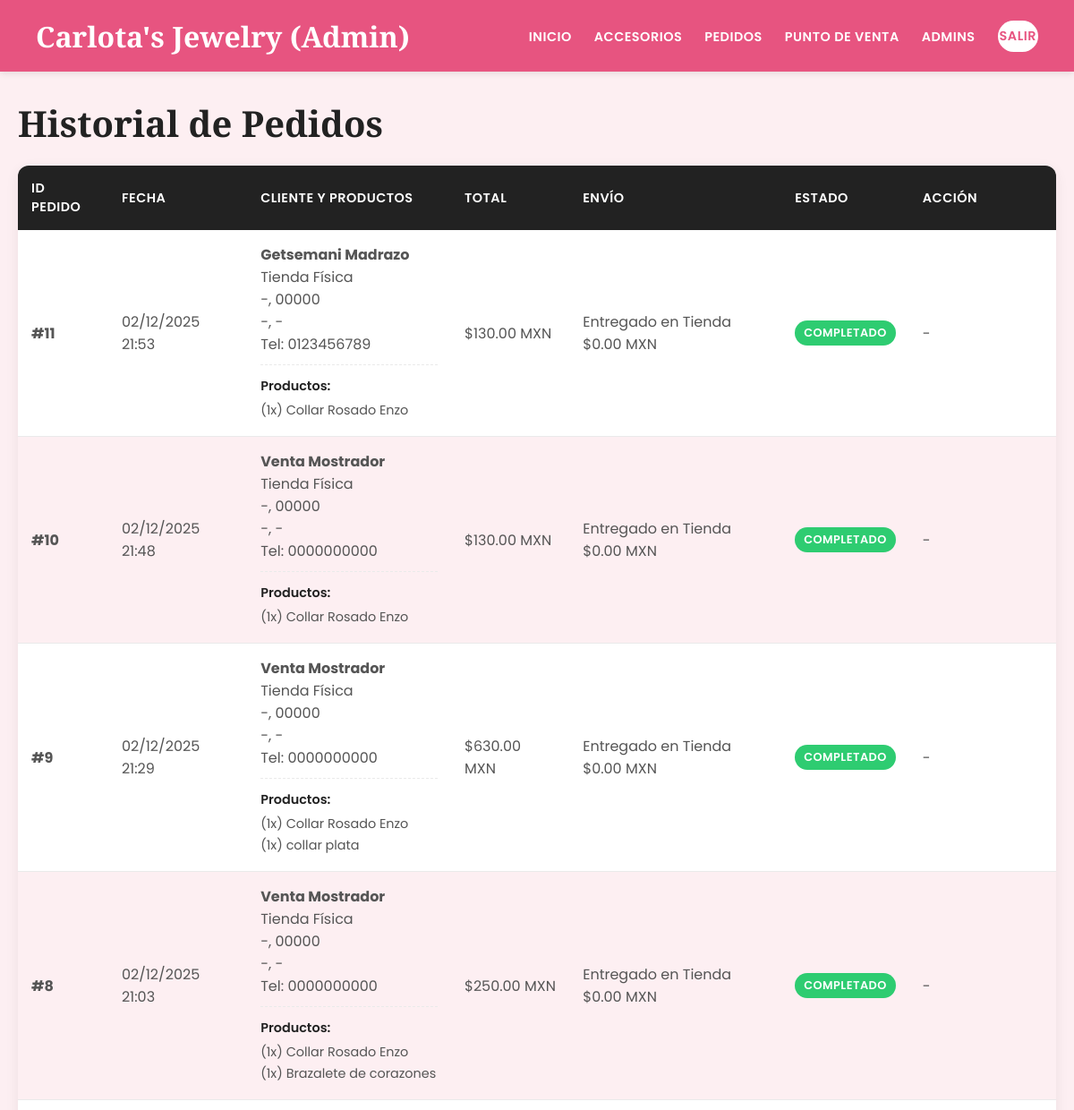
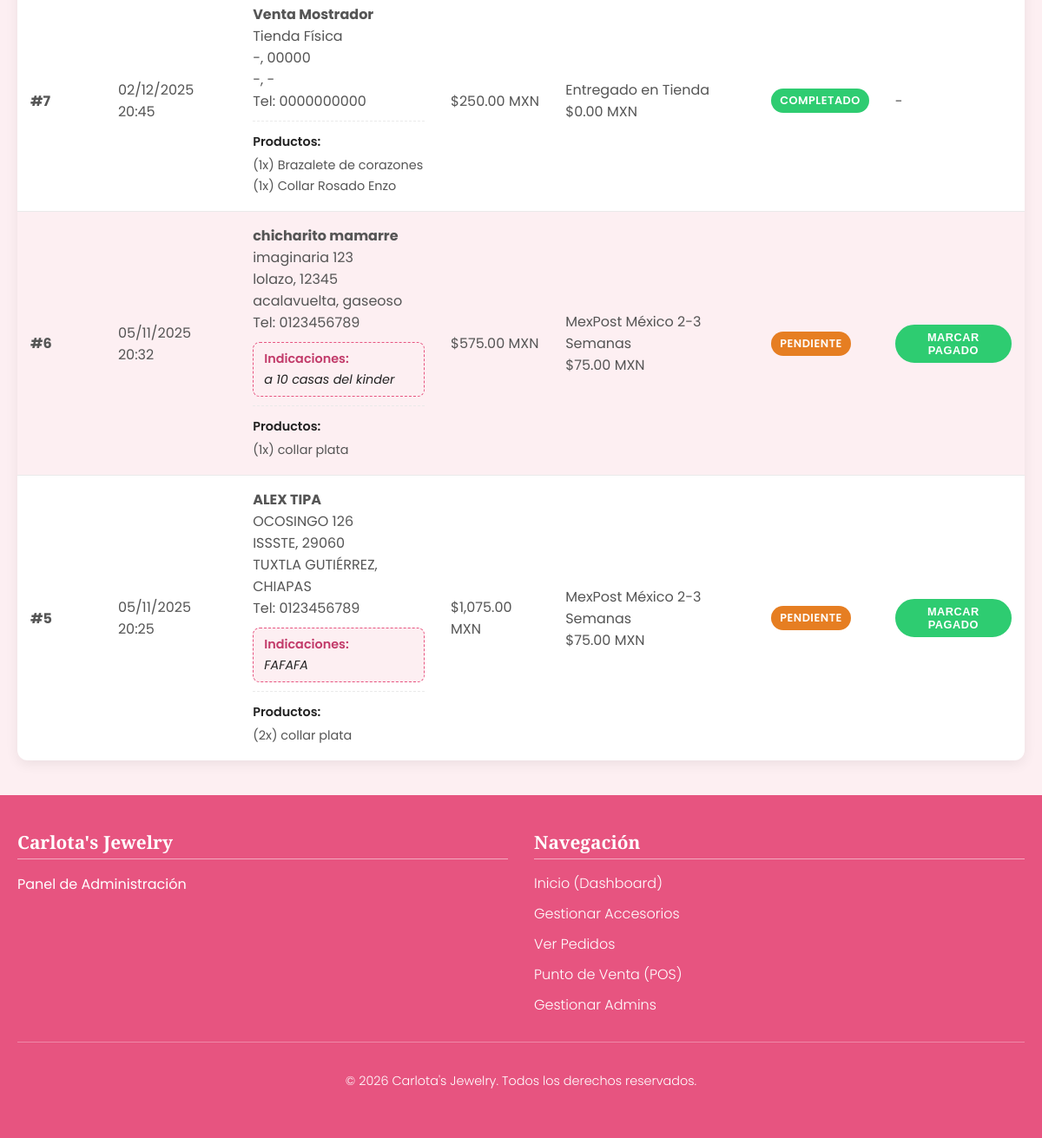
Page /admin/pedidos.php (signed in) on the committed database (2 pictures, top to bottom).
### tables this page shows
CREATE TABLE `pedidos` (
  `id_pedido` int(11) NOT NULL,
  `id_usuario` int(11) NOT NULL,
  `fecha_pedido` timestamp NOT NULL DEFAULT current_timestamp(),
  `estado_pedido` enum('pendiente','en proceso de envio','completado') NOT NULL DEFAULT 'pendiente',
  `total` decimal(10,2) NOT NULL,
  `envio_nombre` varchar(100) NOT NULL,
  `envio_apellido` varchar(100) NOT NULL,
  `envio_direccion` varchar(255) NOT NULL,
  `envio_colonia` varchar(100) NOT NULL,
  `envio_cp` varchar(10) NOT NULL,
  `envio_num_interior` varchar(50) DEFAULT NULL,
  `envio_estado` varchar(100) NOT NULL,
  `envio_municipio` varchar(100) NOT NULL,
  `envio_telefono` varchar(20) NOT NULL,
  `envio_indicaciones` text DEFAULT NULL,
  `envio_tipo` varchar(100) NOT NULL,
  `envio_costo` decimal(10,2) NOT NULL
);

CREATE TABLE `detalle_pedidos` (
  `id_detalle` int(11) NOT NULL,
  `id_pedido` int(11) NOT NULL,
  `id_accesorio` int(11) NOT NULL,
  `cantidad` int(11) NOT NULL,
  `precio_unitario` decimal(10,2) NOT NULL
);

CREATE TABLE `accesorios` (
  `id_accesorio` int(11) NOT NULL,
  `id_categoria` int(11) NOT NULL,
  `codigo_barras` varchar(50) DEFAULT NULL,
  `nombre` varchar(150) NOT NULL,
  `descripcion` text DEFAULT NULL,
  `precio` decimal(10,2) NOT NULL,
  `imagen_url` varchar(255) NOT NULL,
  `stock` int(11) NOT NULL DEFAULT 0,
  `visible` tinyint(1) NOT NULL DEFAULT 1,
  `fecha_creacion` timestamp NOT NULL DEFAULT current_timestamp()
);

### admin/pedidos.php (the view, shortened to what this page needs)
<?php
require '../includes/db_conexion.php';
require '../includes/header_admin.php';
try {
    $sql = "SELECT * FROM pedidos ORDER BY fecha_pedido DESC";
    $stmt = $pdo->query($sql);
    $pedidos = $stmt->fetchAll();
    $sql_detalles = "SELECT dp.id_pedido, dp.cantidad, a.nombre
                     FROM detalle_pedidos dp
                     JOIN accesorios a ON dp.id_accesorio = a.id_accesorio";
    $stmt_detalles = $pdo->query($sql_detalles);
    $todos_los_detalles = $stmt_detalles->fetchAll();
    $detalles_agrupados = [];
    foreach ($todos_los_detalles as $detalle) {
        $detalles_agrupados[ $detalle['id_pedido'] ][] = $detalle;
    }
} catch (PDOException $e) {
    $error = "Error al cargar los pedidos: " . $e->getMessage();
    $pedidos = [];
    $detalles_agrupados = [];
}
?>
<div class="admin-header">
    <h1 class="admin-titulo">Historial de Pedidos</h1>
</div>
<div class="tabla-responsiva-contenedor">
    <table class="tabla-responsiva tabla-pedidos">
        <thead>
            <tr>
                <th>ID Pedido</th>
                <th>Fecha</th>
                <th>Cliente y Productos</th>
                <th>Total</th>
                <th>Envío</th>
                <th>Estado</th>
                <th>Acción</th>
            </tr>
        </thead>
        <tbody>
            <?php if (empty($pedidos)): ?>
                <tr>
                    <td colspan="7" style="text-align:center; padding: 20px;">
                        No hay pedidos registrados todavía.
                    </td>
                </tr>
            <?php else: ?>
                <?php foreach ($pedidos as $pedido): ?>
                    <tr>
                        <td data-label="ID Pedido:">
                            <strong>#<?php echo $pedido['id_pedido']; ?></strong>
                        </td>
                        <td data-label="Fecha:">
                            <?php echo date('d/m/Y H:i', strtotime($pedido['fecha_pedido'])); ?>
                        </td>
                        <td data-label="Cliente y Productos:">
                            <strong><?php echo htmlspecialchars($pedido['envio_nombre'] . ' ' . $pedido['envio_apellido']); ?></strong>
                            <br><?php echo htmlspecialchars($pedido['envio_direccion']); ?>
                            <br><?php echo htmlspecialchars($pedido['envio_colonia']); ?>, <?php echo htmlspecialchars($pedido['envio_cp']); ?>
                            <br><?php echo htmlspecialchars($pedido['envio_municipio']); ?>, <?php echo htmlspecialchars($pedido['envio_estado']); ?>
                            <br>Tel: <?php echo htmlspecialchars($pedido['envio_telefono']); ?>
                            <?php if (!empty($pedido['envio_indicaciones'])): ?>
                                <div class="pedido-indicaciones">
                                    <strong>Indicaciones:</strong>
                                    <?php echo htmlspecialchars($pedido['envio_indicaciones']); ?>
                                </div>
                            <?php endif; ?>
                            <hr class="pedido-detalle-separador">
                            <strong class="pedido-detalle-titulo">Productos:</strong>
                            <ul class="pedido-detalle-lista">
                                <?php
                                if (isset($detalles_agrupados[$pedido['id_pedido']])):
                                    foreach ($detalles_agrupados[$pedido['id_pedido']] as $detalle):
                                ?>
                                    <li>
                                        (<?php echo $detalle['cantidad']; ?>x)
                                        <?php echo htmlspecialchars($detalle['nombre']); ?>
                                    </li>
                                <?php
                                    endforeach;
                                else:
                                    echo '<li>Error: No se encontraron productos.</li>';
                                endif;
                                ?>
                            </ul>
                        </td>
                        <td data-label="Total:">
                            $<?php echo number_format($pedido['total'], 2); ?> MXN
                        </td>
                        <td data-label="Envío:">
                            <?php echo htmlspecialchars($pedido['envio_tipo']); ?>
                            <br>$<?php echo number_format($pedido['envio_costo'], 2); ?> MXN
                        </td>
                        <td data-label="Estado:">
                            <span class="estado-pedido estado-<?php echo str_replace(' ', '-', $pedido['estado_pedido']); ?>">
                                <?php echo htmlspecialchars(ucfirst(str_replace('_', ' ', $pedido['estado_pedido']))); ?>
                            </span>
                        </td>
                        <td data-label="Acción:">
                            <?php if ($pedido['estado_pedido'] == 'pendiente'): ?>
                                <form action="actualizar_pedido.php" method="POST" style="display: inline;">
                                    <button type="submit" class="btn btn-accion-pagado">
                                        Marcar Pagado
                                    </button>
                                </form>
                            <?php else: ?>
                                <span>-</span>
                            <?php endif; ?>
                        </td>
                    </tr>
                <?php endforeach; ?>
            <?php endif; ?>
        </tbody>
    </table>
</div>
<?php
require '../includes/footer_admin.php';
?>

### assets/css/style.css (style rules this page uses)
:root { --color-rosa-principal: #E75480; --color-rosa-acento: #C23B6A; --color-rosa-claro: #FDEFF2; --color-blanco: #FFFFFF; --color-texto-principal: #222222; --color-texto-secundario: #555555; --color-borde: #EAEAEA; --font-principal: 'Poppins', sans-serif; --font-titulos: 'Playfair Display', serif; --navbar-height: 80px; --navbar-height-mobile: 70px; }
html { max-width: 100%; overflow-x: hidden; box-sizing: border-box; }
*, *:before, *:after { box-sizing: inherit; }
body { font-family: var(--font-principal); font-weight: 400; margin: 0; padding-top: var(--navbar-height); background-color: var(--color-rosa-claro); color: var(--color-texto-secundario); -webkit-font-smoothing: antialiased; max-width: 100%; overflow-x: hidden; }
.btn { padding: 10px 22px; border-radius: 50px; text-decoration: none; display: inline-block; cursor: pointer; font-size: 0.9rem; font-weight: 600; text-transform: uppercase; letter-spacing: 1px; transition: all 0.3s ease; border: 2px solid transparent; }
.admin-header { display: flex; justify-content: space-between; align-items: center; flex-wrap: wrap; gap: 20px; margin-bottom: 20px; }
.admin-titulo { font-family: var(--font-titulos); font-size: 2.5rem; color: var(--color-texto-principal); margin: 0; }
.tabla-responsiva-contenedor { width: 100%; overflow-x: auto; background: var(--color-blanco); border-radius: 12px; box-shadow: 0 4px 15px rgba(0, 0, 0, 0.07); }
.tabla-responsiva { width: 100%; border-collapse: collapse; }
.tabla-responsiva thead { background-color: var(--color-texto-principal); }
.tabla-responsiva th { color: var(--color-blanco); font-weight: 600; padding: 15px; text-align: left; font-size: 0.9rem; text-transform: uppercase; letter-spacing: 0.5px; }
.tabla-responsiva tbody tr { border-bottom: 1px solid var(--color-borde); transition: background-color 0.3s ease; }
.tabla-responsiva tbody tr:nth-child(even) { background-color: var(--color-rosa-claro); }
.tabla-responsiva tbody tr:last-child { border-bottom: none; }
.tabla-responsiva td { padding: 15px; vertical-align: middle; color: var(--color-texto-secundario); }
.estado-pedido { display: inline-block; padding: 5px 10px; border-radius: 50px; font-weight: 600; font-size: 0.8rem; text-transform: uppercase; color: var(--color-blanco); letter-spacing: 0.5px; }
.estado-pendiente { background-color: #e67e22; }
.estado-completado { background-color: #2ecc71; }
.btn-accion-pagado, .btn-accion-completar { padding: 5px 10px; font-size: 0.8rem; letter-spacing: 0.5px; background-color: #2ecc71; color: white; border: 2px solid #2ecc71; }
.pedido-detalle-separador { border: 0; border-top: 1px dashed var(--color-borde); margin: 10px 0; }
.pedido-detalle-titulo { font-weight: 600; color: var(--color-texto-principal); font-size: 0.9rem; }
.pedido-detalle-lista { list-style: none; padding-left: 0; margin: 5px 0 0 0; font-size: 0.9rem; }
.pedido-detalle-lista li { margin-bottom: 3px; color: var(--color-texto-secundario); }
.pedido-indicaciones { font-size: 0.9rem; font-style: italic; color: var(--color-texto-principal); background-color: var(--color-rosa-claro); border: 1px dashed var(--color-rosa-principal); border-radius: 8px; padding: 8px 12px; margin-top: 10px; }
.pedido-indicaciones strong { font-style: normal; font-weight: 600; color: var(--color-rosa-acento); display: block; margin-bottom: 3px; }

### rows in the picture
pedidos: id_pedido "11", fecha_pedido "02/12/2025 21:53", envio_nombre+envio_apellido "Getsemani Madrazo", envio_direccion "Tienda Física", envio_colonia "-", envio_cp "00000", envio_municipio "-", envio_estado "-", envio_telefono "0123456789", total "130.00", envio_tipo "Entregado en Tienda", envio_costo "0.00", estado_pedido "COMPLETADO"
detalle_pedidos: cantidad "1", id_accesorio.nombre "Collar Rosado Enzo"
pedidos: id_pedido "10", fecha_pedido "02/12/2025 21:48", envio_nombre+envio_apellido "Venta Mostrador", envio_direccion "Tienda Física", envio_colonia "-", envio_cp "00000", envio_municipio "-", envio_estado "-", envio_telefono "0000000000", total "130.00", envio_tipo "Entregado en Tienda", envio_costo "0.00", estado_pedido "COMPLETADO"
detalle_pedidos: cantidad "1", id_accesorio.nombre "Collar Rosado Enzo"
pedidos: id_pedido "9", fecha_pedido "02/12/2025 21:29", envio_nombre+envio_apellido "Venta Mostrador", envio_direccion "Tienda Física", envio_colonia "-", envio_cp "00000", envio_municipio "-", envio_estado "-", envio_telefono "0000000000", total "630.00", envio_tipo "Entregado en Tienda", envio_costo "0.00", estado_pedido "COMPLETADO"
detalle_pedidos: cantidad "1", id_accesorio.nombre "Collar Rosado Enzo"
detalle_pedidos: cantidad "1", id_accesorio.nombre "collar plata"
pedidos: id_pedido "8", fecha_pedido "02/12/2025 21:03", envio_nombre+envio_apellido "Venta Mostrador", envio_direccion "Tienda Física", envio_colonia "-", envio_cp "00000", envio_municipio "-", envio_estado "-", envio_telefono "0000000000", total "250.00", envio_tipo "Entregado en Tienda", envio_costo "0.00", estado_pedido "COMPLETADO"
detalle_pedidos: cantidad "1", id_accesorio.nombre "Collar Rosado Enzo"
detalle_pedidos: cantidad "1", id_accesorio.nombre "Brazalete de corazones"
pedidos: id_pedido "7", fecha_pedido "02/12/2025 20:45", envio_nombre+envio_apellido "Venta Mostrador", envio_direccion "Tienda Física", envio_colonia "-", envio_cp "00000", envio_municipio "-", envio_estado "-", envio_telefono "0000000000", total "250.00", envio_tipo "Entregado en Tienda", envio_costo "0.00", estado_pedido "COMPLETADO"
detalle_pedidos: cantidad "1", id_accesorio.nombre "Brazalete de corazones"
detalle_pedidos: cantidad "1", id_accesorio.nombre "Collar Rosado Enzo"
pedidos: id_pedido "6", fecha_pedido "05/11/2025 20:32", envio_nombre+envio_apellido "chicharito mamarre", envio_direccion "imaginaria 123", envio_colonia "lolazo", envio_cp "12345", envio_municipio "acalavuelta", envio_estado "gaseoso", envio_telefono "0123456789", envio_indicaciones "a 10 casas del kinder", total "575.00", envio_tipo "MexPost México 2-3 Semanas", envio_costo "75.00", estado_pedido "PENDIENTE"
detalle_pedidos: cantidad "1", id_accesorio.nombre "collar plata"
pedidos: id_pedido "5", fecha_pedido "05/11/2025 20:25", envio_nombre+envio_apellido "ALEX TIPA", envio_direccion "OCOSINGO 126", envio_colonia "ISSSTE", envio_cp "29060", envio_municipio "TUXTLA GUTIÉRREZ", envio_estado "CHIAPAS", envio_telefono "0123456789", envio_indicaciones "FAFAFA", total "1,075.00", envio_tipo "MexPost México 2-3 Semanas", envio_costo "75.00", estado_pedido "PENDIENTE"
detalle_pedidos: cantidad "2", id_accesorio.nombre "collar plata"
